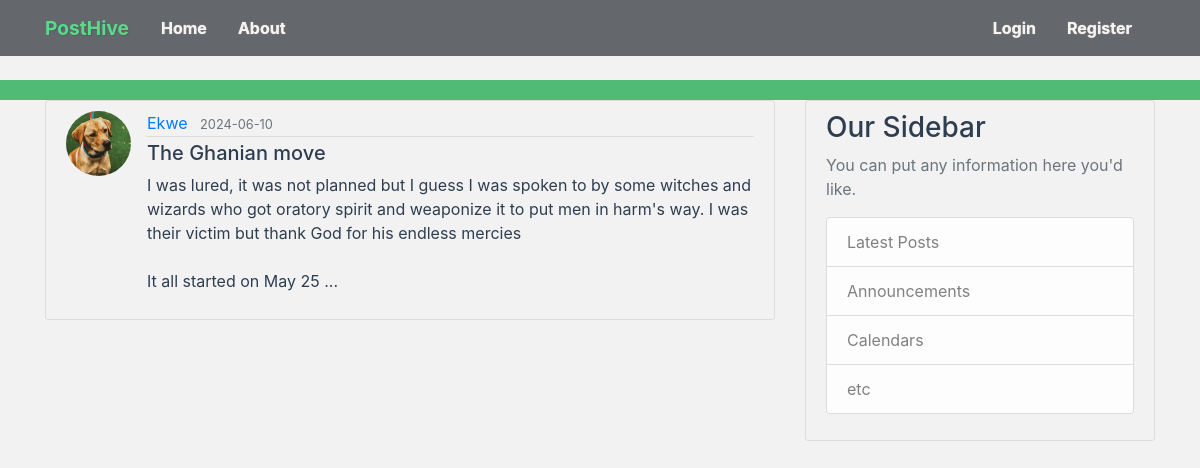
Screenshot of /post/8 with the database file from the repository.
### posthive/models.py (models this page shows, shortened)
class User(db.Model, UserMixin):
    id = db.Column(db.Integer, primary_key=True)
    username = db.Column(db.String(20), unique=True, nullable=False)
    email = db.Column(db.String(120), unique=True, nullable=False)
    image_file = db.Column(db.String(20), nullable=False, default='default.jpg')
    password = db.Column(db.String(60), nullable=False)
    posts = db.relationship('Post', backref='author', lazy=True)
    """
    @property
    def is_authenticated(self):
        return True

    @property
    def is_anonymous(self):
        return False

    @property
    def is_active(self):
        return True  # Or your custom logic

    def get_id(self):
        return str(self.id)
    """

class Post(db.Model):
    id = db.Column(db.Integer, primary_key=True)
    title = db.Column(db.String(100), nullable=False)
    date_posted = db.Column(db.DateTime, nullable=False, default=datetime.utcnow)
    content = db.Column(db.Text, nullable=False)
    user_id = db.Column(db.Integer, db.ForeignKey('user.id'), nullable=False)

### posthive/routes.py (the view)
@app.route("/post/<int:post_id>")
def post(post_id):
    post = Post.query.get_or_404(post_id)
    return render_template('post.html', title=post.title, post=post)

### posthive/templates/post.html (shortened to what this page needs)
{% extends "layout.html" %}
{% block content %}
  <article class="media content-section">
    <img class="rounded-circle article-img" src="{{ url_for('static', filename='profile_pics/' + post.author.image_file) }}">
    <div class="media-body">
      <div class="article-metadata">
        <a class="mr-2" href="{{ url_for('user_posts', username=post.author.username) }}">{{ post.author.username }}</a>
        <small class="text-muted">{{ post.date_posted.strftime('%Y-%m-%d') }}</small>
      </div>
      <h5 class="article-title">{{ post.title }}</h5>
      <p class="article-content">{{ post.content }}</p>
    </div>
  </article>
{% endblock  content %}

### posthive/static/main.css (style rules this page uses)
body { background-color: #f2f2f2; color: #2e3e50; margin-top: 5rem; }
h1, h2, h3, h4, h5, h6 { color: #2e3e50; }
.content-section { background-color: #f2f2f2; padding: 10px 20px; border: 1px solid #dddddd; border-radius: 3px; margin-bottom: 20px; }
.article-title { color: #2e3e50; }
.article-content { white-space: pre-line; }
.article-img { height: 65px; width: 65px; margin-right: 16px; }
.article-metadata { padding-bottom: 1px; margin-bottom: 4px; border-bottom: 1px solid #dddddd; }

### rows the page displays
User: image_file (picture), author.username "Ekwe"
Post: date_posted "2024-06-10", title "The Ghanian move", content "I was lured, it was not planned but I guess I was spoken to by some witches and wizards who got oratory spirit and weaponize it to put men in harm's way. I was their victim but thank God for his endless mercies It all started on May 25 ..."
